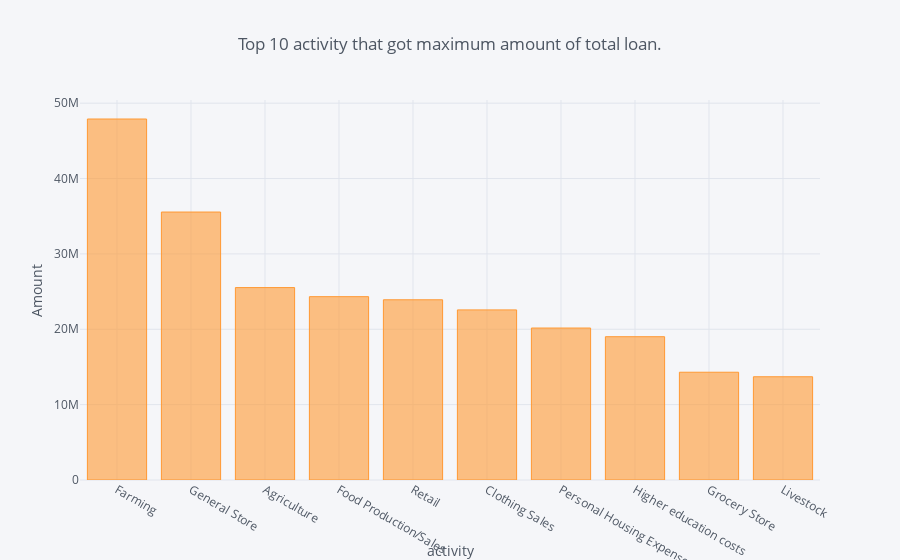
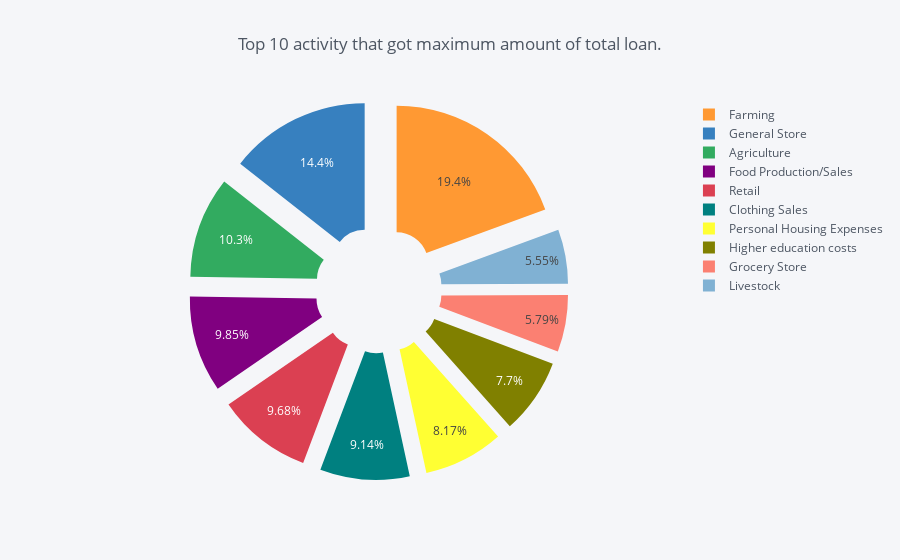

Source (notebook cell) for these figures, in order:
### Markdown cell above
### Q5). Top 10 Activity that got maximum amount of total loan.

### Code cell
# Using groupby function here.

activity = df_kiva_loans.groupby('activity')['funded_amount'].sum().reset_index()
activity.sort_values('funded_amount',ascending=False, inplace=True)
activity = activity[:10]

# iplot for interactive plots.
activity.iplot(kind='bar',x='activity', y='funded_amount',
             title='Top 10 activity that got maximum amount of total loan.', xTitle='activity', yTitle='Amount' )
plt.show()
activity.iplot(kind='pie',title='Top 10 activity that got maximum amount of total loan.',
             labels='activity', values='funded_amount', pull=0.2, hole=0.2) 
plt.show()

### Figure 1 — Plotly figure (JSON) as saved in the notebook; plotly's stock layout.template omitted (floating-point values rounded to 4 significant figures)
{"data": [{"marker": {"color": "rgba(255, 153, 51, 0.6)", "line": {"color": "rgba(255, 153, 51, 1.0)", "width": 1}}, "name": "funded_amount", "orientation": "v", "text": "", "type": "bar", "uid": "4044329e-b439-4190-9d80-8d20950617d1", "x": ["Farming", "General Store", "Agriculture", "Food Production/Sales", "Retail", "Clothing Sales", "Personal Housing Expenses", "Higher education costs", "Grocery Store", "Livestock"], "y": [47900500, 35555135, 25530735, 24326140, 23911950, 22569725, 20166525, 19012400, 14299895, 13699275]}], "layout": {"legend": {"bgcolor": "#F5F6F9", "font": {"color": "#4D5663"}}, "paper_bgcolor": "#F5F6F9", "plot_bgcolor": "#F5F6F9", "title": {"font": {"color": "#4D5663"}, "text": "Top 10 activity that got maximum amount of total loan."}, "xaxis": {"gridcolor": "#E1E5ED", "showgrid": true, "tickfont": {"color": "#4D5663"}, "title": {"font": {"color": "#4D5663"}, "text": "activity"}, "zerolinecolor": "#E1E5ED"}, "yaxis": {"gridcolor": "#E1E5ED", "showgrid": true, "tickfont": {"color": "#4D5663"}, "title": {"font": {"color": "#4D5663"}, "text": "Amount"}, "zerolinecolor": "#E1E5ED"}}}

### Figure 2 — Plotly figure (JSON) as saved in the notebook; plotly's stock layout.template omitted (floating-point values rounded to 4 significant figures)
{"data": [{"hole": 0.2, "labels": ["Farming", "General Store", "Agriculture", "Food Production/Sales", "Retail", "Clothing Sales", "Personal Housing Expenses", "Higher education costs", "Grocery Store", "Livestock"], "marker": {"colors": ["rgba(255, 153, 51, 1.0)", "rgba(55, 128, 191, 1.0)", "rgba(50, 171, 96, 1.0)", "rgba(128, 0, 128, 1.0)", "rgba(219, 64, 82, 1.0)", "rgba(0, 128, 128, 1.0)", "rgba(255, 255, 51, 1.0)", "rgba(128, 128, 0, 1.0)", "rgba(251, 128, 114, 1.0)", "rgba(128, 177, 211, 1.0)"]}, "name": "", "pull": 0.2, "type": "pie", "values": [47900500, 35555135, 25530735, 24326140, 23911950, 22569725, 20166525, 19012400, 14299895, 13699275]}], "layout": {"legend": {"bgcolor": "#F5F6F9", "font": {"color": "#4D5663"}}, "paper_bgcolor": "#F5F6F9", "plot_bgcolor": "#F5F6F9", "title": "Top 10 activity that got maximum amount of total loan.", "titlefont": {"color": "#4D5663"}}}
